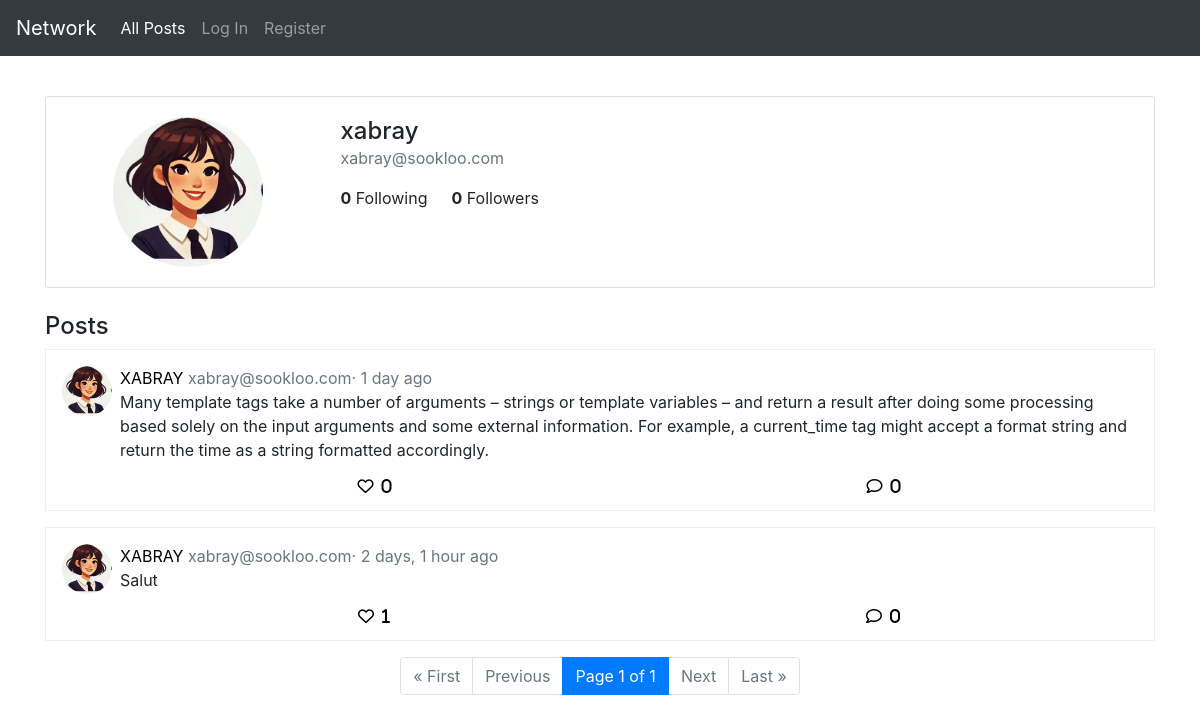
The app's page /profile/xabray, older data.
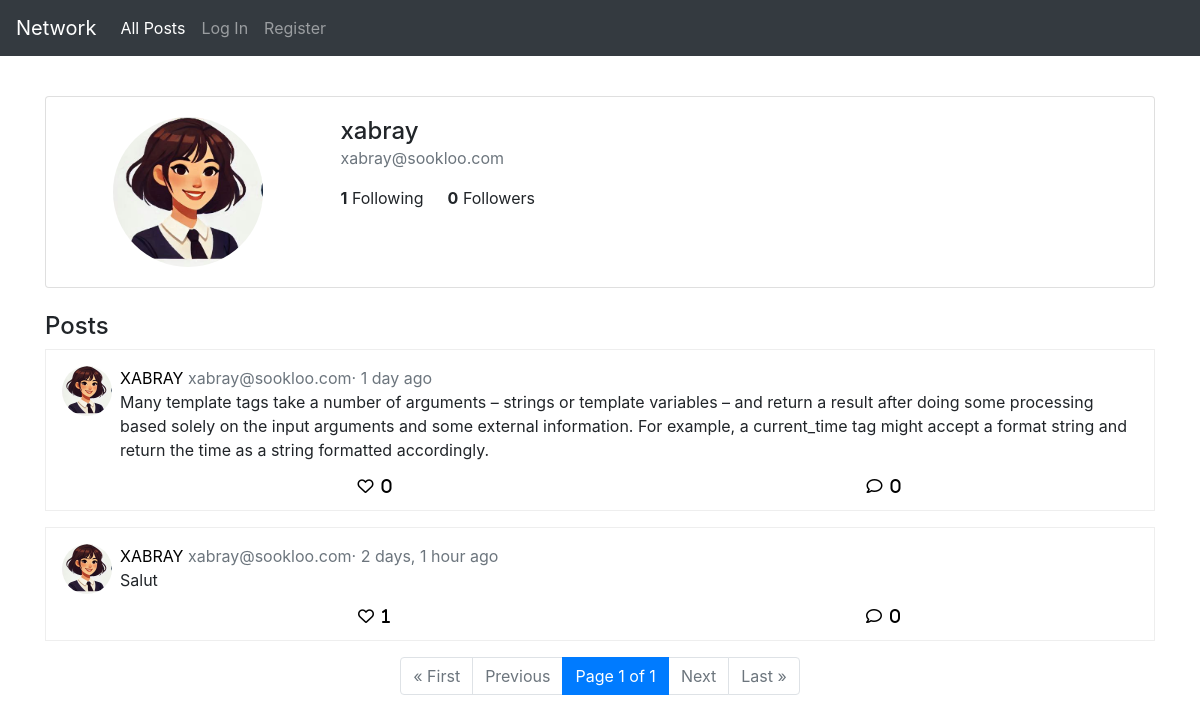
The same page, newer data.
### network/models.py (models this page shows, shortened)
class User(AbstractUser):
    bio = models.TextField(blank=True)
    user_img = models.ImageField(upload_to='user_images/', default="user_images/blank_user_img.png")

### network/views.py (the view)
# urls.py: path("profile/<str:username>", views.profile, name="profile"),
def profile(request, username):
    profile_user = User.objects.get(username=username)
    posts_list = Post.objects.filter(user=profile_user).order_by('-created_at')
    paginator = Paginator(posts_list, 10)
    page_number = request.GET.get('page')
    posts = paginator.get_page(page_number)
    is_following = profile_user.is_followed_by(request.user) if request.user.is_authenticated else False
    return render(request, "network/profile.html", context={
        'profile_user': profile_user,
        'posts': posts,
        'is_following': is_following
    })

### network/templates/network/profile.html (shortened to what this page needs)
{% extends "network/layout.html" %}
{% block body %}
<div class="row mt-4">
    <div class="col-12">
        <div class="card">
            <div class="card-body">
                <div class="row">
                    <div class="col-md-3 text-center">
                        <img src="{{  profile_user.user_img.url }}" class="rounded-circle profile-img-lg" alt="Profile Picture">
                    </div>
                    <div class="col-md-9">
                        <h4 class="mb-0">{{profile_user.username}}</h4>
                        <p class="text-muted">{{profile_user.email}}</p>
                        <div class="d-flex mb-2">
                            <div class="mr-4">
                                <strong>{{ profile_user.following.count }}</strong> Following
                            </div>
                            <div>
                                <strong>{{ profile_user.followers.count }}</strong> Followers
                            </div>
                        </div>
                    </div>
                </div>
            </div>
        </div>
    </div>
</div>
<div class="row">
    <div class="col-12">
        <h4 class="mt-4">Posts</h4>
    <div class="posts">
        {% for post in posts%}
        <div class="post-box">
            <div class="d-flex">
                <img src="{{ post.user.user_img.url }}" class="profile-img me-2 mr-2" alt="Profile">
                <div class="d-flex flex-column flex-grow-1">
                    <div class="mb-0">
                        <a href="{% url 'profile' post.user.username %}">{{post.user.username|upper}} </a>
                        <span class="text-muted">
                            {{post.user.email}}·
                            {{post.created_at|timesince }} ago
                        </span>
                    </div>
                    <p>
                        {{post.content}}
                    </p>
                    <div class="d-flex justify-content-around w-100">
                        <a href="#" class="far fa-heart"><span class="pl-2">{{ post.likes.count }}</span></a>
                        <a href="#" class="far fa-comment"><span class="pl-2">0</span></a>
                    </div>
                </div>
            </div>
        </div>
        {% endfor %}
        <nav aria-label="Page navigation example" class="d-flex justify-content-center">
            <ul class="pagination">
                {% if posts.has_previous %}
                    <li class="page-item"><a class="page-link" href="?page=1">&laquo; First</a></li>
                    <li class="page-item"><a class="page-link" href="?page={{ posts.previous_page_number }}">Previous</a></li>
                {% else %}
                    <li class="page-item disabled"><span class="page-link">&laquo; First</span></li>
                    <li class="page-item disabled"><span class="page-link">Previous</span></li>
                {% endif %}
                <li class="page-item active"><span class="page-link">Page {{ posts.number }} of {{ posts.paginator.num_pages }}</span></li>
                {% if posts.has_next %}
                    <li class="page-item"><a class="page-link" href="?page={{ posts.next_page_number }}">Next</a></li>
                    <li class="page-item"><a class="page-link" href="?page={{ posts.paginator.num_pages }}">Last &raquo;</a></li>
                {% else %}
                    <li class="page-item disabled"><span class="page-link">Next</span></li>
                    <li class="page-item disabled"><span class="page-link">Last &raquo;</span></li>
                {% endif %}
            </ul>
        </nav>
    </div>
    </div>
</div>
{% endblock %}

Row changes from the older to the newer data that the page shows:
changed User "xabray": following.count "0" → "1"
